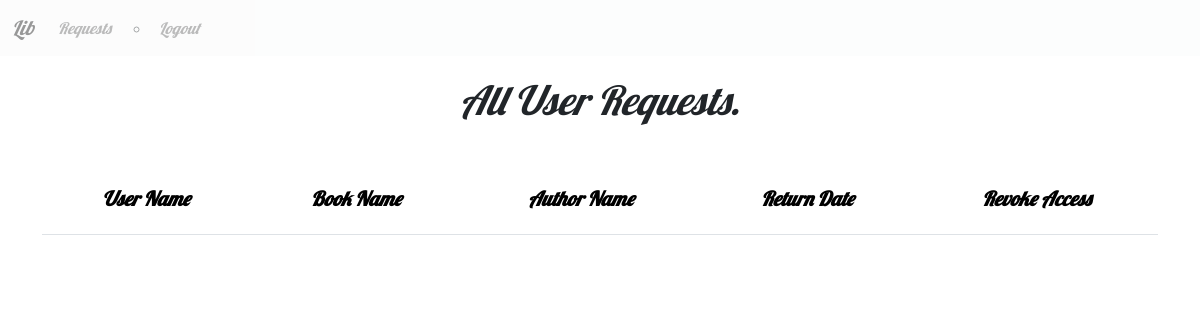
Page /requests (signed in) on the earlier database version.
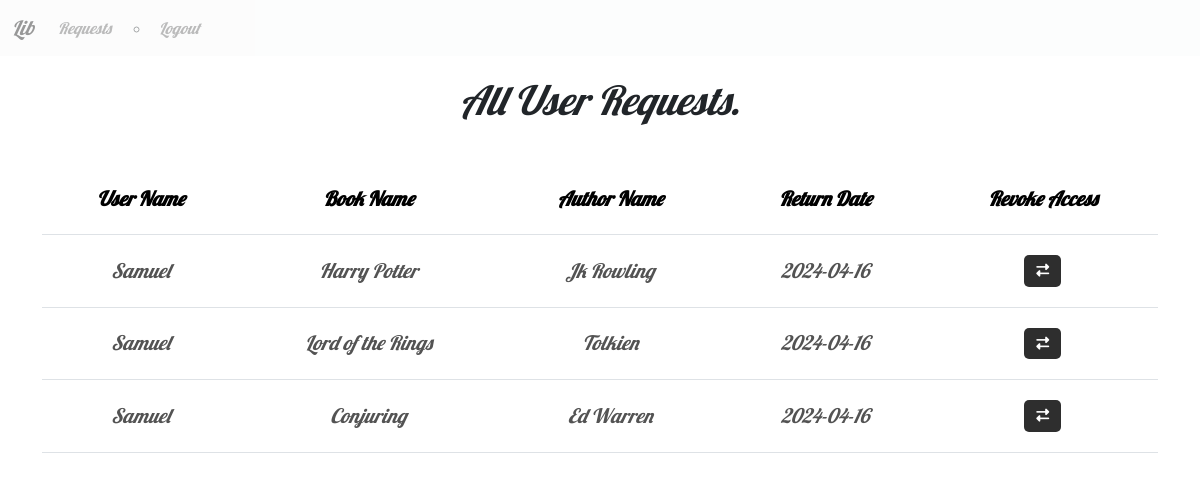
Same page on the later database version.
### models.py (models this page shows, shortened)
class Requests(db.Model):
    id = db.Column(db.Integer, primary_key=True)
    book_id = db.Column(db.Integer, db.ForeignKey('book.id'), nullable=False)
    user_id = db.Column(db.Integer, db.ForeignKey('user.id'), nullable=False)
    date_requested = db.Column(db.Date, nullable=False, default=datetime.date.today)
    date_return = db.Column(db.Date, nullable=True, default=datetime.date.today() + datetime.timedelta(days=7))
    revoked = db.Column(db.Boolean, nullable=False, default=False)
    user = db.relationship('User',backref='requests',lazy=True)
    book = db.relationship('Book',backref='requests',lazy=True)

class User(db.Model):
    id = db.Column(db.Integer,primary_key=True)
    username = db.Column(db.String[32],unique=True,nullable=False)
    passhash = db.Column(db.String[512], nullable=False)
    name = db.Column(db.String[64], nullable=True)
    email = db.Column(db.String[64], nullable=True)
    is_admin = db.Column(db.Boolean, nullable=False, default=False)
    @property
    def password(self):
        raise AttributeError('password is not a readable attribute')

class Book(db.Model):
    id = db.Column(db.Integer,primary_key=True)
    title = db.Column(db.String[64], nullable=False)
    author = db.Column(db.String[64], nullable=False)
    section_id = db.Column(db.Integer, db.ForeignKey('section.id'),nullable=False)

### routes.py (the view)
@app.route('/requests')
@admin_required
def requests():
    return render_template('requests.html', requests=Requests.query.all(), user = User.query.get(session['user_id']))

### routes.py (called while the page is built)
def admin_required(func):
    @wraps(func)
    def inner(*args,**kwargs):
        if 'user_id' not in session:
            flash('Please Login.')
            return redirect(url_for('login'))
        user = User.query.get(session['user_id'])
        if not user.is_admin:
            flash('Not Authorized')
            return redirect(url_for('index'))
        return func(*args,**kwargs)
    return inner

### templates/requests.html (shortened to what this page needs)
{% extends 'layout.html' %}
{% block content %}
    <h1>All User Requests.</h1>
    <table class="table">
        <thead>
            <tr>
                <th>User Name</th>
                <th>Book Name</th>
                <th>Author Name</th>
                <th>Return Date</th>
                <th>Revoke Access</th>
            </tr>
        </thead>
        <tbody>
            {% for request in requests %}
                <tr>
                    <td>{{request.user.name}}</td>
                    <td>{{request.book.title}}</td>
                    <td>{{request.book.author}}</td>
                    <td>{{request.date_return}}</td>
                    <td>
                        <form action="{{url_for('return_book', request_id=request.id)}}" method="post" class="return_button">
                            <button type="submit" class="btn btn-danger">
                                <i class="fa-solid fa-right-left"></i>
                            </button>
                        </form>
                    </td>
                </tr>
            {% endfor %}
        </tbody>
    </table>
</div>
{% endblock %}

Differences in the rows shown:
added Requests: user.name "Samuel", book "Harry Potter", book.author "Jk Rowling", date_return "2024-04-16"
added Requests: user.name "Samuel", book "Lord of the Rings", book.author "Tolkien", date_return "2024-04-16"
added Requests: user.name "Samuel", book "Conjuring", book.author "Ed Warren", date_return "2024-04-16"
